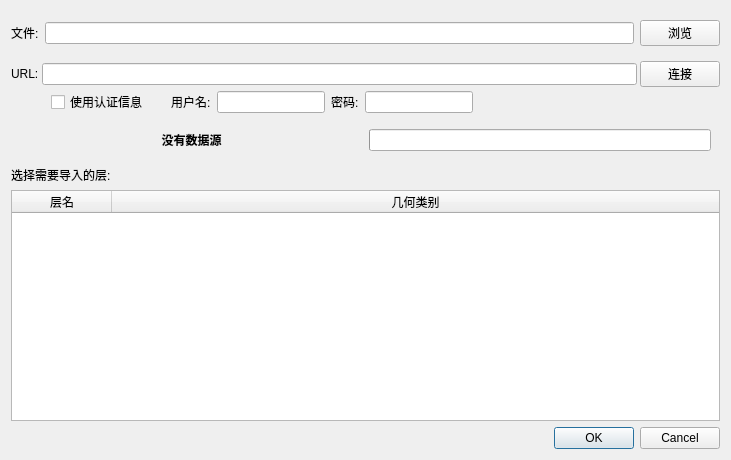
<?xml version="1.0" encoding="UTF-8"?>
<ui version="4.0">
 <class>SourceAddDialog</class>
 <widget class="QDialog" name="SourceAddDialog">
  <property name="geometry">
   <rect>
    <x>0</x>
    <y>0</y>
    <width>731</width>
    <height>460</height>
   </rect>
  </property>
  <property name="windowTitle">
   <string notr="true">Dialog</string>
  </property>
  <layout class="QVBoxLayout" name="verticalLayout" stretch="0,0,0,0,1,0">
   <item>
    <widget class="QWidget" name="FileSelectWidget" native="true">
     <layout class="QHBoxLayout" name="horizontalLayout">
      <property name="leftMargin">
       <number>0</number>
      </property>
      <property name="rightMargin">
       <number>0</number>
      </property>
      <property name="bottomMargin">
       <number>0</number>
      </property>
      <item>
       <widget class="QLabel" name="label_3">
        <property name="text">
         <string>文件:</string>
        </property>
       </widget>
      </item>
      <item>
       <widget class="QLineEdit" name="FileLineEdit">
        <property name="readOnly">
         <bool>true</bool>
        </property>
       </widget>
      </item>
      <item>
       <widget class="QPushButton" name="BrowseButton">
        <property name="text">
         <string>浏览</string>
        </property>
       </widget>
      </item>
     </layout>
    </widget>
   </item>
   <item>
    <widget class="QWidget" name="URLConnectWidget" native="true">
     <layout class="QVBoxLayout" name="verticalLayout_2">
      <property name="spacing">
       <number>3</number>
      </property>
      <property name="leftMargin">
       <number>0</number>
      </property>
      <property name="rightMargin">
       <number>0</number>
      </property>
      <property name="bottomMargin">
       <number>0</number>
      </property>
      <item>
       <layout class="QHBoxLayout" name="horizontalLayout_2">
        <item>
         <widget class="QLabel" name="label">
          <property name="text">
           <string>URL:</string>
          </property>
         </widget>
        </item>
        <item>
         <widget class="QLineEdit" name="URLLineEdit"/>
        </item>
        <item>
         <widget class="QPushButton" name="ConnectButton">
          <property name="text">
           <string>连接</string>
          </property>
         </widget>
        </item>
       </layout>
      </item>
      <item>
       <layout class="QHBoxLayout" name="horizontalLayout_3">
        <item>
         <spacer name="horizontalSpacer">
          <property name="orientation">
           <enum>Qt::Horizontal</enum>
          </property>
          <property name="sizeType">
           <enum>QSizePolicy::Fixed</enum>
          </property>
          <property name="sizeHint" stdset="0">
           <size>
            <width>40</width>
            <height>20</height>
           </size>
          </property>
         </spacer>
        </item>
        <item>
         <widget class="QCheckBox" name="AuthCheckBox">
          <property name="text">
           <string>使用认证信息</string>
          </property>
         </widget>
        </item>
        <item>
         <widget class="QWidget" name="AuthWidget" native="true">
          <layout class="QHBoxLayout" name="horizontalLayout_5">
           <property name="leftMargin">
            <number>20</number>
           </property>
           <property name="topMargin">
            <number>0</number>
           </property>
           <property name="rightMargin">
            <number>0</number>
           </property>
           <property name="bottomMargin">
            <number>0</number>
           </property>
           <item>
            <widget class="QLabel" name="label_4">
             <property name="text">
              <string>用户名:</string>
             </property>
            </widget>
           </item>
           <item>
            <widget class="QLineEdit" name="UsernameLineEdit"/>
           </item>
           <item>
            <widget class="QLabel" name="label_5">
             <property name="text">
              <string>密码:</string>
             </property>
            </widget>
           </item>
           <item>
            <widget class="QLineEdit" name="PasswordLineEdit">
             <property name="echoMode">
              <enum>QLineEdit::Password</enum>
             </property>
            </widget>
           </item>
          </layout>
         </widget>
        </item>
        <item>
         <spacer name="horizontalSpacer_2">
          <property name="orientation">
           <enum>Qt::Horizontal</enum>
          </property>
          <property name="sizeHint" stdset="0">
           <size>
            <width>40</width>
            <height>20</height>
           </size>
          </property>
         </spacer>
        </item>
       </layout>
      </item>
     </layout>
    </widget>
   </item>
   <item>
    <widget class="QWidget" name="widget" native="true">
     <layout class="QHBoxLayout" name="horizontalLayout_4" stretch="1,1">
      <item>
       <widget class="QLabel" name="StatusLabel">
        <property name="font">
         <font>
          <weight>75</weight>
          <bold>true</bold>
         </font>
        </property>
        <property name="text">
         <string notr="true">没有数据源</string>
        </property>
        <property name="alignment">
         <set>Qt::AlignCenter</set>
        </property>
       </widget>
      </item>
      <item>
       <widget class="QProgressBar" name="StatusProgressBar">
        <property name="sizePolicy">
         <sizepolicy hsizetype="Expanding" vsizetype="Maximum">
          <horstretch>0</horstretch>
          <verstretch>0</verstretch>
         </sizepolicy>
        </property>
        <property name="maximumSize">
         <size>
          <width>16777215</width>
          <height>16777215</height>
         </size>
        </property>
        <property name="value">
         <number>0</number>
        </property>
        <property name="textVisible">
         <bool>false</bool>
        </property>
        <property name="format">
         <string notr="true">%v/%m</string>
        </property>
       </widget>
      </item>
     </layout>
    </widget>
   </item>
   <item>
    <widget class="QLabel" name="label_2">
     <property name="text">
      <string>选择需要导入的层:</string>
     </property>
    </widget>
   </item>
   <item>
    <widget class="QTableWidget" name="LayersTableWidget">
     <property name="editTriggers">
      <set>QAbstractItemView::NoEditTriggers</set>
     </property>
     <property name="selectionMode">
      <enum>QAbstractItemView::SingleSelection</enum>
     </property>
     <property name="selectionBehavior">
      <enum>QAbstractItemView::SelectRows</enum>
     </property>
     <attribute name="horizontalHeaderStretchLastSection">
      <bool>true</bool>
     </attribute>
     <attribute name="verticalHeaderVisible">
      <bool>false</bool>
     </attribute>
     <column>
      <property name="text">
       <string>层名</string>
      </property>
     </column>
     <column>
      <property name="text">
       <string>几何类别</string>
      </property>
     </column>
    </widget>
   </item>
   <item>
    <widget class="QDialogButtonBox" name="ButtonBox">
     <property name="standardButtons">
      <set>QDialogButtonBox::Cancel|QDialogButtonBox::Ok</set>
     </property>
    </widget>
   </item>
  </layout>
 </widget>
 <resources/>
 <connections/>
</ui>
